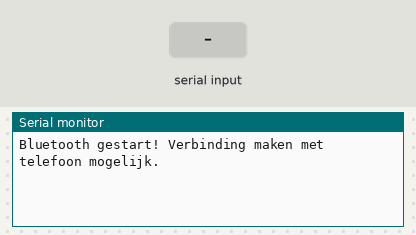
The sketch below on a simulated ESP32. Shown: the last lines printed to the serial monitor. Inputs (shaded band) come from the test bench. Nothing arrives over Bluetooth unless stated.

Above: at 1.2 s.
1.3 s: "1" received over the second serial link
At 2.4 s:
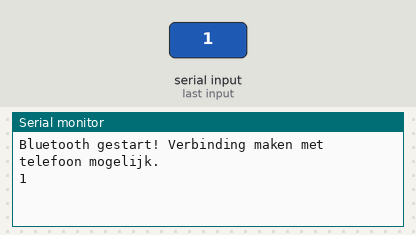
2.8 s: "0" received over the second serial link
At 3.5 s:
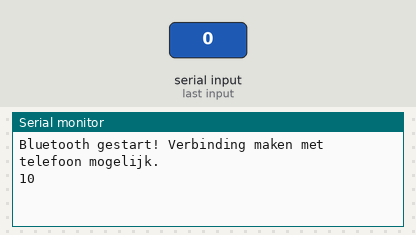

The sketch:

Verbinding_met_ESP32.ino
```cpp
#include "BluetoothSerial.h" // Bibliotheek voor Bluetooth-communicatie
BluetoothSerial SerialBT;     // Maak een instantie voor Bluetooth

void setup()
{
  Serial.begin(9600);              // Start seriële monitor voor debuggen
  SerialBT.begin("ESP32_Test");      // Geef je ESP32 een naam die zichtbaar is op je telefoon
  Serial.println("Bluetooth gestart! Verbinding maken met telefoon mogelijk.");
}

void loop()
{

  if (Serial.available())
    {
     SerialBT.write(Serial.read());
    }

// Verstuur een bericht via Bluetooth
  if (SerialBT.available())
    {
      Serial.write(SerialBT.read());
    }
}
```

Measured:
- after the input at 1.3 s, the serial monitor: prints a new line at once (image 1)
- after the input at 2.8 s, the serial monitor: prints a new line at once (image 2)
